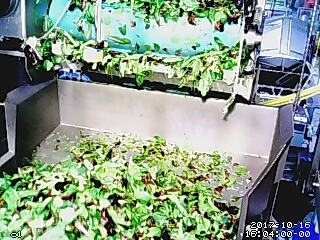
#> input picture scripts/comparison_scripts/testBase.jpg, 320 x 240 px
$ python reading.py   (older library calls are emulated)
#> lines starting #> are read from the running program, lines starting #| are printed output that depends on the picture; long printed decimals are rounded
from skimage.measure import compare_ssim
from PIL import Image
import matplotlib.pyplot as plt
import numpy as np
import glob
import imutils
import cv2
import os

image_list = []

original1 = cv2.imread("testBase.jpg")
#> original1 is the input picture: shape (240, 320, 3); mean B, G, R 135.7, 152.6, 135.4
#print (original.shape)
#compare = cv2.imread("images/green3.jpg")

original = cv2.cvtColor(original1, cv2.COLOR_BGR2GRAY)
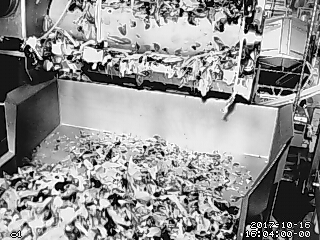
#> original: shape (240, 320); min 0, max 255, mean 145.5
#compmare = cv2.cvtColor(compare, cv2.COLOR_BGR2GRAY)

#display image with the one that most similar to the original in gray
def compare_images(imageA, imageB, title, s):

	# setup the figure
	fig = plt.figure(title)
	plt.suptitle("SSIM: %.2f" % s)

	# show first image
	ax = fig.add_subplot(1, 2, 1)
	plt.imshow(imageA, cmap = plt.cm.gray)
	plt.axis("off")

	# show the second image
	ax = fig.add_subplot(1, 2, 2)
	plt.imshow(imageB, cmap = plt.cm.gray)
	plt.axis("off")

	# show the images
	plt.show()

# Work on progress
# Run thru a folder
percent = 0

#The path for my folder
path = "testImages/"
for filename in os.listdir(path):
	#only targeting the jpg images
	if filename.endswith(".jpg"):
		#Combine the jpg filename with path
		filename = os.path.join(path, filename)
		#printing the filename to check
		#print(filename)
		#get the image
		compare = cv2.imread(filename)
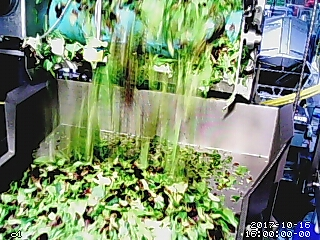
#> input picture scripts/comparison_scripts/testImages/b827eb4f868d_CAM0_1508194800_snapshot.jpg, 320 x 240 px
#> compare is the input picture: shape (240, 320, 3); mean B, G, R 112.4, 141.4, 123.9
		#print (compare.shape)
		#Turn image gray
		gray_compare = cv2.cvtColor(compare, cv2.COLOR_BGR2GRAY)
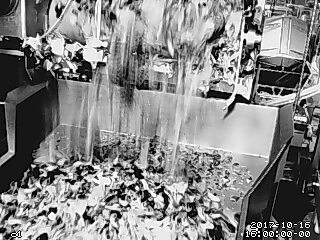
#> gray_compare: shape (240, 320); min 0, max 255, mean 132.9
		#Get the decimal rate
		(s, d) = compare_ssim(original, gray_compare, full=True)
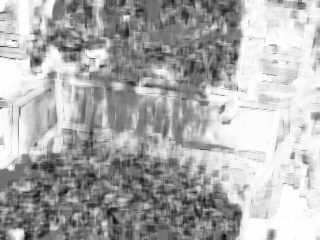
#> d: shape (240, 320) float64; min -0.794, max 1, mean 0.422; drawn with min black and max white
#> s = 0.42
		if s> percent:
			percent = s
#> percent = 0.42
			similar = gray_compare
			print(filename)
			print(percent)
#| 0.4202
			compare_images(original1, similar, "Original vs Compare", percent)
#> pass 2 of the loop `for filename in os.listdir(path):`:
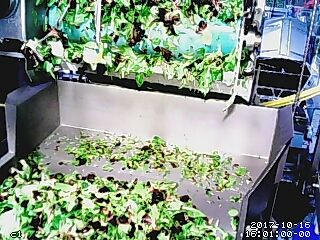
#> input picture scripts/comparison_scripts/testImages/b827eb4f868d_CAM0_1508194860_snapshot.jpg, 320 x 240 px
#> compare is the input picture: shape (240, 320, 3); mean B, G, R 132.1, 145, 130.2
#> `gray_compare = cv2.cvtColor(compare, cv2.COLOR_BGR2GRAY)`:
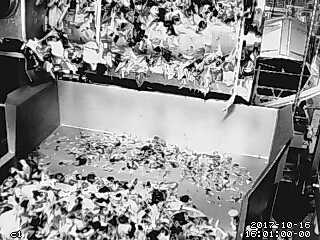
#> gray_compare: shape (240, 320); min 0, max 255, mean 139.1
#> `(s, d) = compare_ssim(original, gray_compare, full=True)`:
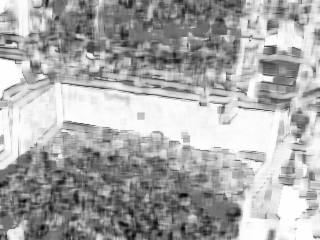
#> d: shape (240, 320) float64; min -0.763, max 1, mean 0.411; drawn with min black and max white
#> s = 0.411
#> pass 3 of the loop `for filename in os.listdir(path):`:
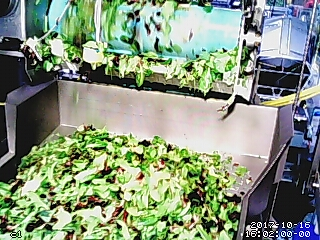
#> input picture scripts/comparison_scripts/testImages/b827eb4f868d_CAM0_1508194920_snapshot.jpg, 320 x 240 px
#> compare is the input picture: shape (240, 320, 3); mean B, G, R 126.3, 148.1, 134.2
#> `(s, d) = compare_ssim(original, gray_compare, full=True)`:
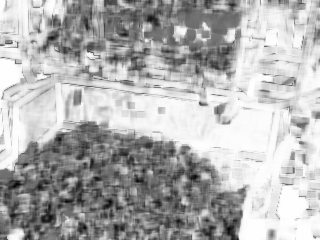
#> d: shape (240, 320) float64; min -0.757, max 1, mean 0.464; drawn with min black and max white
#> s = 0.463
#| 0.4632
#> in compare_images (call 2), `plt.show()`:
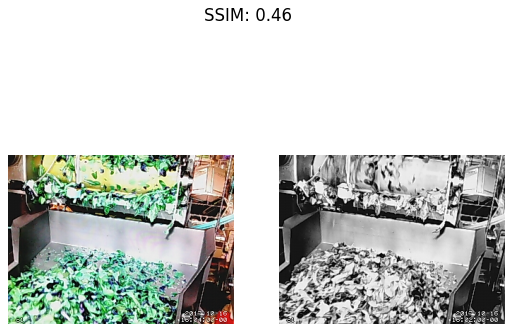
#> figure drawn by matplotlib, 2 panels; B, G, R data is drawn as R, G, B
